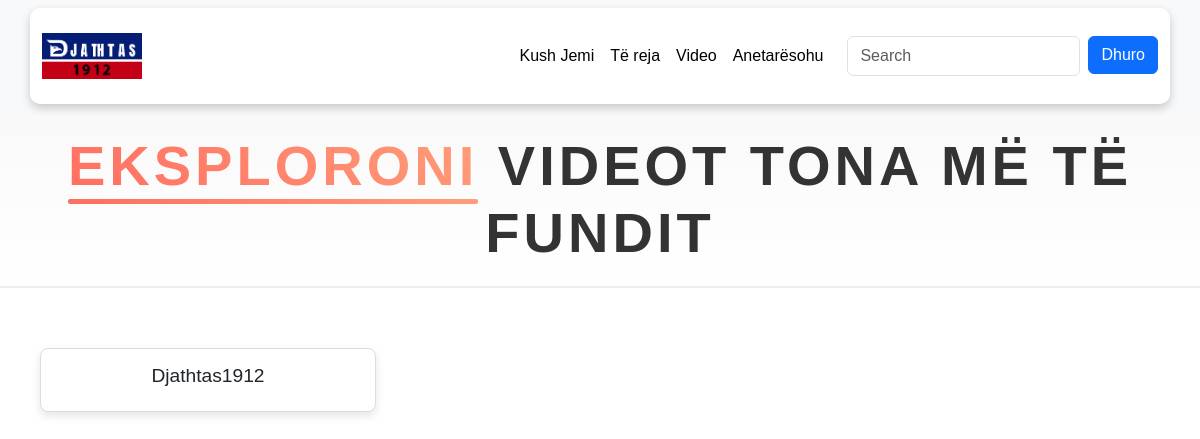
/video/, run on an earlier commit of the app's database.
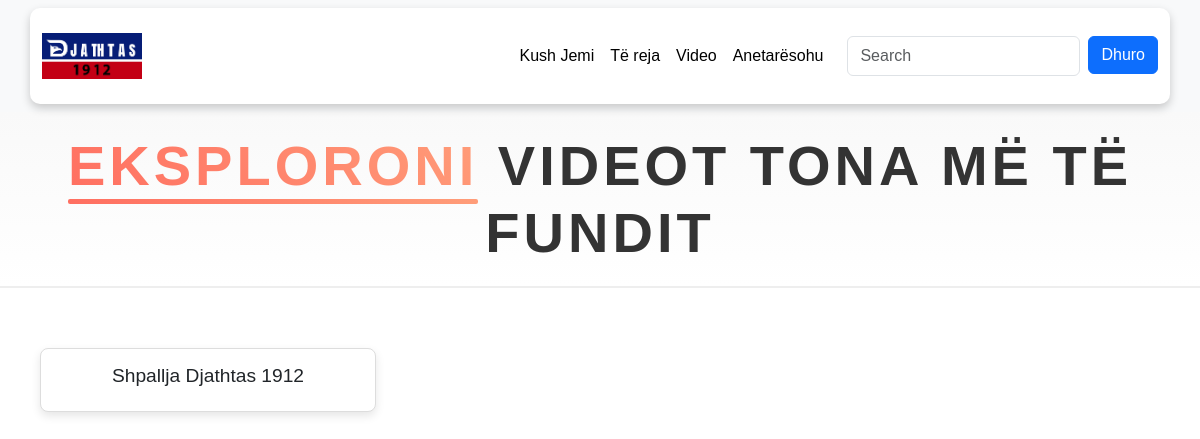
And on a later commit of the database.
### djathtasApp/models.py (models this page shows, shortened)
class Video(models.Model):
    name = models.CharField(max_length=50)
    url = EmbedVideoField( blank=True,null=True)
    published_at = models.DateTimeField(default=timezone.now)
    class Meta:
        ordering = ['-published_at']

### djathtasApp/views.py (the view)
# urls.py: path("video/",views.video,name="video"),
def video(request):
    video_upload = Video.objects.all()
    context = {"video_upload": video_upload}
    return render(request, "video.html", context)

### djathtasApp/templates/video.html (shortened to what this page needs)
<!DOCTYPE html>
{% extends "base/index.html" %}
{% load static %}
{% load embed_video_tags %}
{% block content %}
<div class="title-section">
    <h1 class="page-title">
        <span class="text-highlight">Eksploroni </span> videot tona më të fundit
    </h1>
</div>
<div class="video-section">
    <div class="video-container">
        {% for video in video_upload %}
            <div class="video-card">
                <h3>{{ video.name }}</h3>
            </div>
        {% endfor %}
    </div>
</div>
{% endblock %}

What changed in the data, as far as the page shows it:
changed Video: name "Djathtas1912" → "Shpallja Djathtas 1912"
